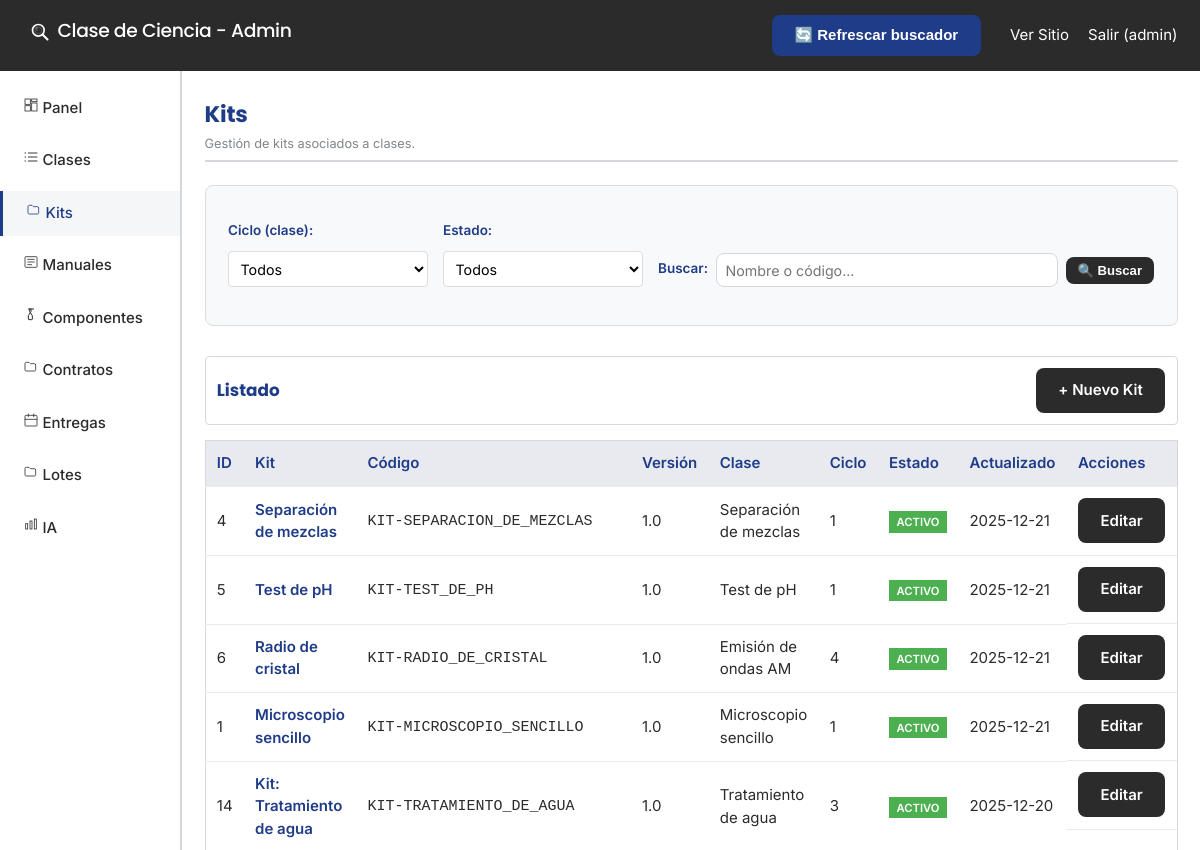
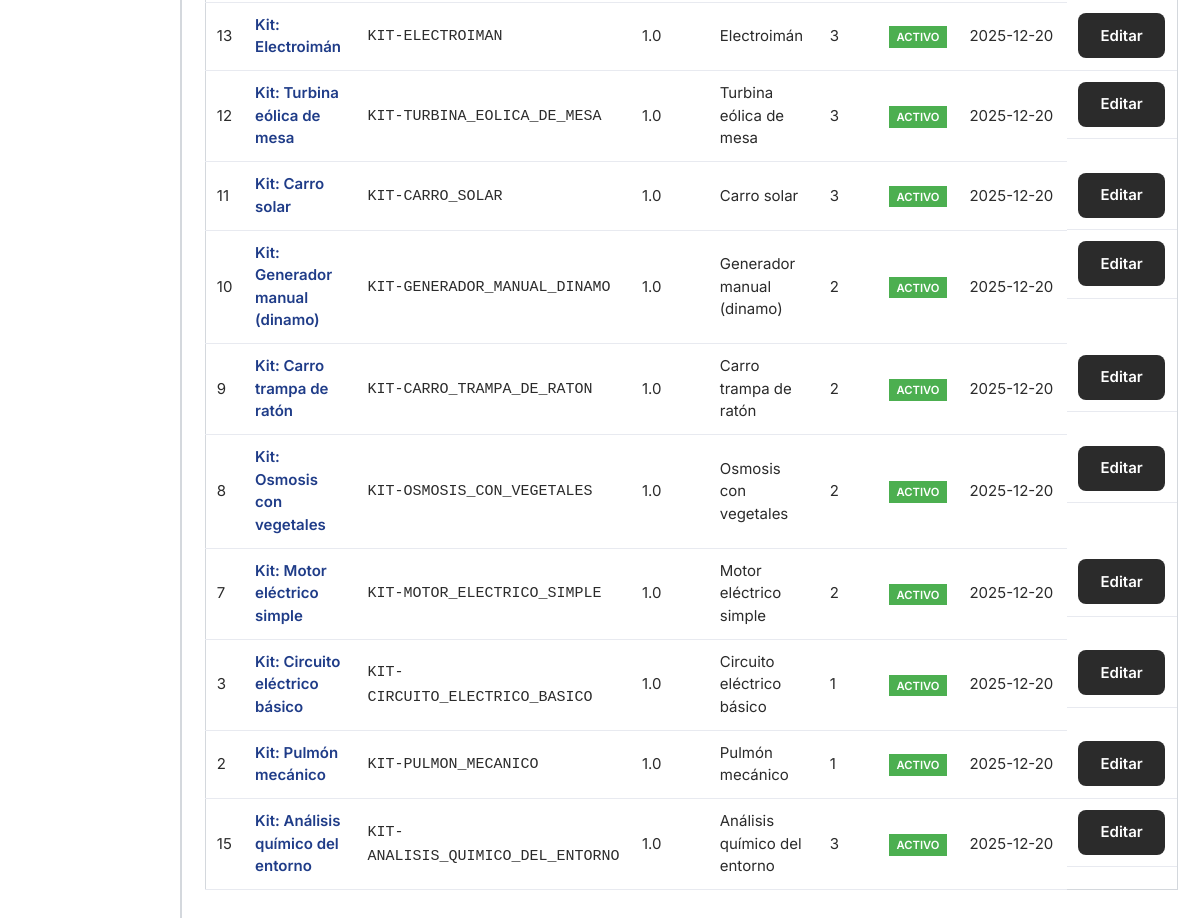
The app's page /admin/kits/index.php (signed in), older data (2 pictures, top to bottom).
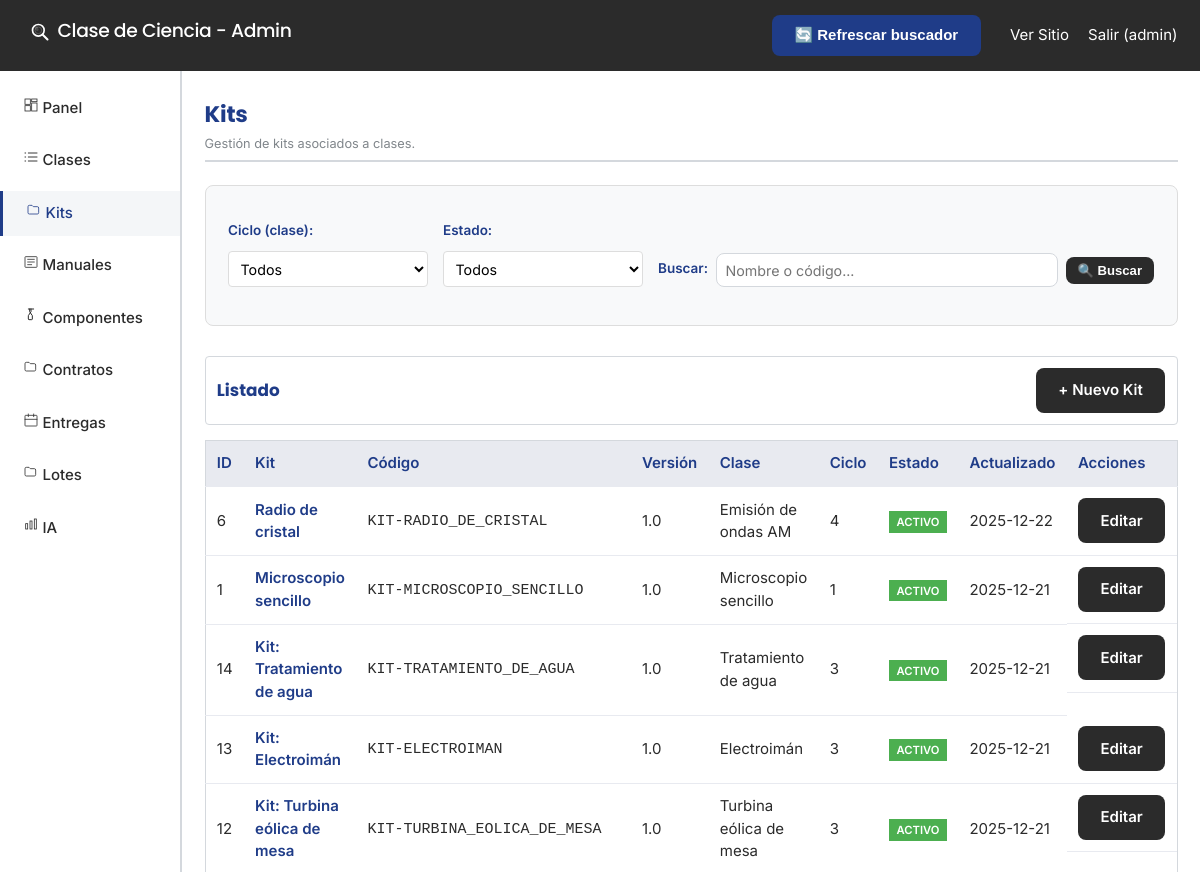
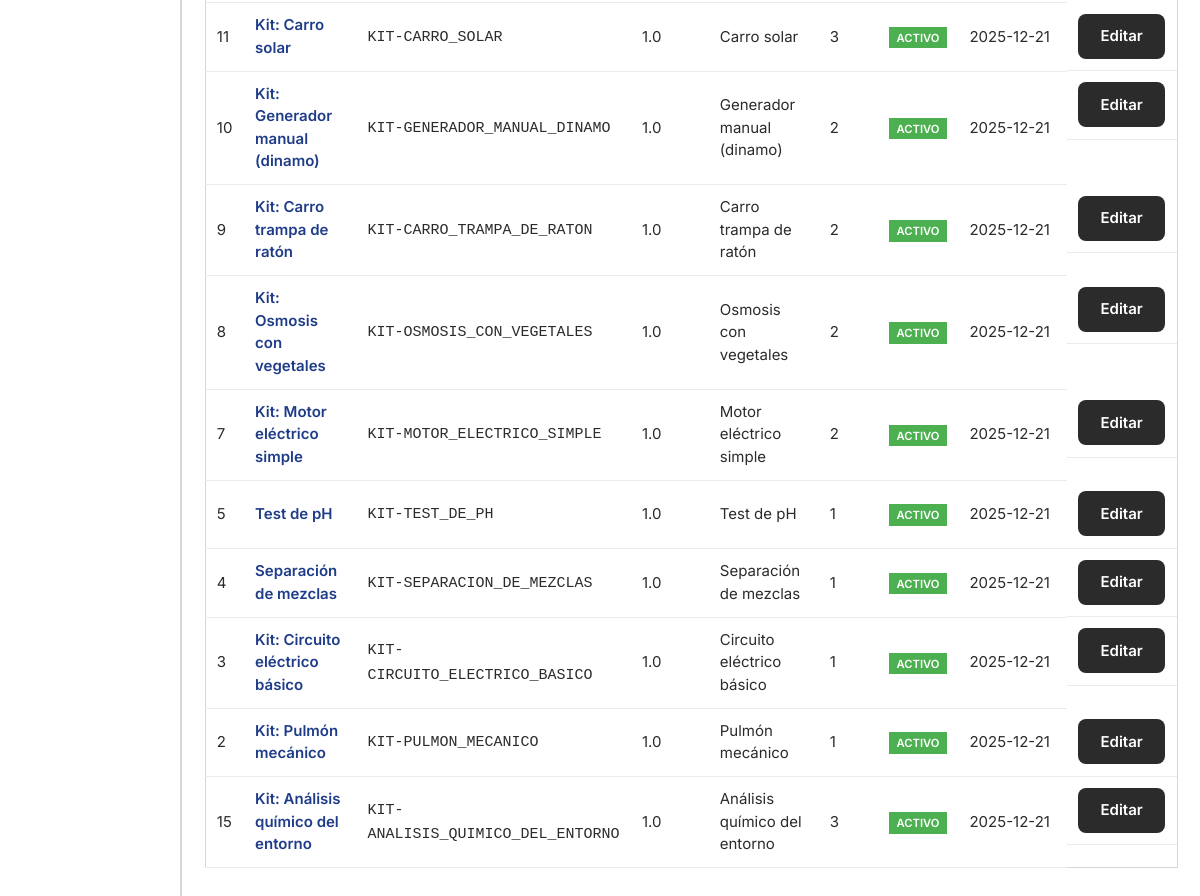
The same page, newer data (2 pictures, top to bottom).
### tables this page shows
CREATE TABLE `kits` (
  `id` int(11) NOT NULL,
  `clase_id` int(11) NOT NULL,
  `nombre` varchar(120) NOT NULL,
  `slug` varchar(120) DEFAULT NULL,
  `codigo` varchar(64) DEFAULT NULL,
  `version` varchar(32) DEFAULT NULL,
  `resumen` text DEFAULT NULL,
  `contenido_html` mediumtext DEFAULT NULL,
  `imagen_portada` varchar(255) DEFAULT NULL,
  `video_portada` varchar(255) DEFAULT NULL,
  `seguridad` longtext DEFAULT NULL CHECK (json_valid(`seguridad`)),
  `seo_title` varchar(160) DEFAULT NULL,
  `seo_description` varchar(255) DEFAULT NULL,
  `activo` tinyint(1) NOT NULL DEFAULT 1,
  `created_at` datetime NOT NULL DEFAULT current_timestamp(),
  `updated_at` datetime NOT NULL DEFAULT current_timestamp() ON UPDATE current_timestamp()
);

CREATE TABLE `clases` (
  `id` int(11) NOT NULL,
  `nombre` varchar(180) NOT NULL,
  `slug` varchar(180) NOT NULL,
  `ciclo` tinyint(1) NOT NULL,
  `grados` longtext DEFAULT NULL CHECK (json_valid(`grados`)),
  `dificultad` varchar(32) DEFAULT NULL,
  `duracion_minutos` int(11) DEFAULT NULL,
  `resumen` text DEFAULT NULL,
  `objetivo_aprendizaje` text DEFAULT NULL,
  `imagen_portada` varchar(255) DEFAULT NULL,
  `video_portada` varchar(255) DEFAULT NULL,
  `seguridad` longtext DEFAULT NULL CHECK (json_valid(`seguridad`)),
  `seo_title` varchar(160) DEFAULT NULL,
  `seo_description` varchar(255) DEFAULT NULL,
  `activo` tinyint(1) NOT NULL DEFAULT 1,
  `destacado` tinyint(1) NOT NULL DEFAULT 0,
  `orden_popularidad` int(11) NOT NULL DEFAULT 0,
  `status` enum('draft','published') NOT NULL DEFAULT 'draft',
  `published_at` datetime DEFAULT NULL,
  `autor` varchar(120) DEFAULT NULL,
  `contenido_html` mediumtext DEFAULT NULL,
  `created_at` datetime NOT NULL DEFAULT current_timestamp(),
  `updated_at` datetime NOT NULL DEFAULT current_timestamp() ON UPDATE current_timestamp()
);

### admin/kits/index.php (the view, shortened to what this page needs)
<?php
require_once '../auth.php';
$search = isset($_GET['search']) ? trim($_GET['search']) : '';
$params = [];
$where = ['1=1'];
try {
    $sql = "SELECT k.id, k.nombre, k.codigo, k.version, k.activo, k.updated_at, c.id as clase_id, c.nombre as clase_nombre, c.ciclo
            FROM kits k
            LEFT JOIN clases c ON c.id = k.clase_id
            WHERE " . implode(' AND ', $where) . "
            ORDER BY k.updated_at DESC";
    $stmt = $pdo->prepare($sql);
    $stmt->execute($params);
    $kits = $stmt->fetchAll(PDO::FETCH_ASSOC);
} catch (PDOException $e) {
    $kits = [];
}
include '../header.php';
?>
<div class="page-header">
  <h2>Kits</h2>
  <span class="help-text">Gestión de kits asociados a clases.</span>
</div>
<div class="filters-bar">
  <form method="GET" class="filters-form">
    <div class="filter-group">
      <label for="ciclo">Ciclo (clase):</label>
      <select name="ciclo" id="ciclo" onchange="this.form.submit()">
        <option value="">Todos</option>
      </select>
    </div>
    <div class="filter-group">
      <label for="activo">Estado:</label>
      <select name="activo" id="activo" onchange="this.form.submit()">
        <option value="">Todos</option>
      </select>
    </div>
    <div class="filter-group search-group">
      <label for="search">Buscar:</label>
      <input type="text" id="search" name="search" value="<?= htmlspecialchars($search, ENT_QUOTES, 'UTF-8') ?>" placeholder="Nombre o código..." />
      <button type="submit" class="btn btn-sm">🔍 Buscar</button>
    </div>
  </form>
</div>
<div class="card" style="margin-bottom:1rem;display:flex;justify-content:space-between;align-items:center;">
  <h3 style="margin:0;">Listado</h3>
  <a href="/admin/kits/edit.php" class="btn">+ Nuevo Kit</a>
</div>
<?php if (empty($kits)): ?>
  <div class="message info">No hay kits.</div>
  <p><a href="/admin/kits/edit.php" class="btn">Crear Kit</a></p>
<?php else: ?>
  <table class="data-table">
    <thead>
      <tr>
        <th>ID</th>
        <th>Kit</th>
        <th>Código</th>
        <th>Versión</th>
        <th>Clase</th>
        <th>Ciclo</th>
        <th>Estado</th>
        <th>Actualizado</th>
        <th>Acciones</th>
      </tr>
    </thead>
    <tbody>
      <?php foreach ($kits as $k): ?>
      <tr>
        <td><?= (int)$k['id'] ?></td>
        <td><strong><?= htmlspecialchars($k['nombre'], ENT_QUOTES, 'UTF-8') ?></strong></td>
        <td><code><?= htmlspecialchars($k['codigo'], ENT_QUOTES, 'UTF-8') ?></code></td>
        <td><?= htmlspecialchars($k['version'], ENT_QUOTES, 'UTF-8') ?></td>
        <td><?= htmlspecialchars(($k['clase_nombre'] ?? '-'), ENT_QUOTES, 'UTF-8') ?></td>
        <td><?= htmlspecialchars(($k['ciclo'] ?? '-'), ENT_QUOTES, 'UTF-8') ?></td>
        <td>
          <span style="padding:0.25rem 0.5rem;background:<?= ((int)$k['activo']) ? '#4caf50' : '#ff9800' ?>;color:#fff;font-size:0.75rem;font-weight:600;">
            <?= ((int)$k['activo']) ? 'ACTIVO' : 'INACTIVO' ?>
          </span>
        </td>
        <td><?= htmlspecialchars(date('Y-m-d', strtotime($k['updated_at'])), ENT_QUOTES, 'UTF-8') ?></td>
        <td class="actions">
          <a href="/admin/kits/edit.php?id=<?= (int)$k['id'] ?>" class="btn action-btn">Editar</a>
        </td>
      </tr>
      <?php endforeach; ?>
    </tbody>
  </table>
<?php endif; ?>
<?php include '../footer.php'; ?>

### admin/header.php (shortened to what this page needs)
<!DOCTYPE html>
<html lang="en">
<head>
    <link rel="stylesheet" href="/assets/css/style.css">
</head>
<body>
    <header class="admin-header">
        <h1 class="site-title"><svg class="logo-icon" width="20" height="20" aria-hidden="true"><use xlink:href="#icon-lupa"/></svg> Clase de Ciencia - Admin
        </h1>
        <div>
            <button id="btnRefreshSearch" class="btn" style="margin-right:10px;">🔄 Refrescar buscador</button>
            <a href="/">Ver Sitio</a>
            <a href="/admin/logout.php">Salir (<?= isset($_SESSION['admin_username']) ? htmlspecialchars($_SESSION['admin_username'], ENT_QUOTES, 'UTF-8') : 'anon' ?>)</a>
        </div>
    </header>
    <div class="admin-container">
        <aside class="admin-sidebar">
            <nav>
                <ul>
                    <li><a href="/admin/dashboard.php" class="<?= basename($_SERVER['PHP_SELF']) === 'dashboard.php' ? 'active' : '' ?>"><svg class="admin-icon" width="16" height="16" aria-hidden="true"><use xlink:href="#icon-dashboard"/></svg> Panel</a></li>
                    <li><a href="/admin/clases/index.php" class="<?= strpos($_SERVER['PHP_SELF'], '/clases/') !== false ? 'active' : '' ?>"><svg class="admin-icon" width="16" height="16" aria-hidden="true"><use xlink:href="#icon-list"/></svg> Clases</a></li>
                    <li><a href="/admin/kits/index.php" class="<?= (strpos($_SERVER['PHP_SELF'], '/kits/') !== false && strpos($_SERVER['PHP_SELF'], '/kits/manuals/') === false) ? 'active' : '' ?>"><svg class="admin-icon" width="16" height="16" aria-hidden="true"><use xlink:href="#icon-folder"/></svg> Kits</a></li>
                    <li><a href="/admin/kits/manuals/index.php" class="<?= strpos($_SERVER['PHP_SELF'], '/kits/manuals/') !== false ? 'active' : '' ?>"><svg class="admin-icon" width="16" height="16" aria-hidden="true"><use xlink:href="#icon-article"/></svg> Manuales</a></li>
                    <li><a href="/admin/componentes/index.php" class="<?= strpos($_SERVER['PHP_SELF'], '/componentes/') !== false ? 'active' : '' ?>"><svg class="admin-icon" width="16" height="16" aria-hidden="true"><use xlink:href="#icon-flask"/></svg> Componentes</a></li>
                    <li><a href="/admin/contratos/index.php" class="<?= strpos($_SERVER['PHP_SELF'], '/contratos/') !== false ? 'active' : '' ?>"><svg class="admin-icon" width="16" height="16" aria-hidden="true"><use xlink:href="#icon-folder"/></svg> Contratos</a></li>
                    <li><a href="/admin/entregas/index.php" class="<?= strpos($_SERVER['PHP_SELF'], '/entregas/') !== false ? 'active' : '' ?>"><svg class="admin-icon" width="16" height="16" aria-hidden="true"><use xlink:href="#icon-calendar"/></svg> Entregas</a></li>
                    <li><a href="/admin/lotes/index.php" class="<?= strpos($_SERVER['PHP_SELF'], '/lotes/') !== false ? 'active' : '' ?>"><svg class="admin-icon" width="16" height="16" aria-hidden="true"><use xlink:href="#icon-folder"/></svg> Lotes</a></li>
                    <li><a href="/admin/ia/index.php" class="<?= strpos($_SERVER['PHP_SELF'], '/ia/') !== false ? 'active' : '' ?>"><svg class="admin-icon" width="16" height="16" aria-hidden="true"><use xlink:href="#icon-chart"/></svg> IA</a></li>
                </ul>
            </nav>
        </aside>
        <main class="admin-main">

### admin/footer.php
        </main>
    </div>
</body>
</html>

### admin/kits/index.php (style rules this page uses)
.filters-bar { background: #f8f9fa; border: 1px solid #ddd; border-radius: 8px; padding: 1.5rem; margin-bottom: 2rem; }
.filters-form { display: flex; flex-wrap: wrap; gap: 1rem; align-items: flex-end; }
.filter-group { display: flex; flex-direction: column; gap: 0.5rem; }
.filter-group label { font-weight: bold; font-size: 0.9rem; }
.filter-group select, .filter-group input { padding: 0.5rem; border: 1px solid #ddd; border-radius: 4px; min-width: 200px; }
.search-group { flex-direction: row; align-items: center; flex: 1; }
.search-group input { flex: 1; }
.btn-sm { padding: 0.4rem 0.8rem; font-size: 0.875rem; }

Row changes from the older to the newer data that the page shows:
changed kits "Radio de cristal": updated_at "2025-12-21" → "2025-12-22"
changed kits "Kit: Tratamiento de agua": updated_at "2025-12-20" → "2025-12-21"
changed kits "Kit: Electroimán": updated_at "2025-12-20" → "2025-12-21"
changed kits "Kit: Turbina eólica de mesa": updated_at "2025-12-20" → "2025-12-21"
changed kits "Kit: Carro solar": updated_at "2025-12-20" → "2025-12-21"
changed kits "Kit: Generador manual (dinamo)": updated_at "2025-12-20" → "2025-12-21"
changed kits "Kit: Carro trampa de ratón": updated_at "2025-12-20" → "2025-12-21"
changed kits "Kit: Osmosis con vegetales": updated_at "2025-12-20" → "2025-12-21"
changed kits "Kit: Motor eléctrico simple": updated_at "2025-12-20" → "2025-12-21"
changed kits "Test de pH": moves down the list
changed kits "Separación de mezclas": moves down the list
changed kits "Kit: Circuito eléctrico básico": updated_at "2025-12-20" → "2025-12-21"
changed kits "Kit: Pulmón mecánico": updated_at "2025-12-20" → "2025-12-21"
changed kits "Kit: Análisis químico del entorno": updated_at "2025-12-20" → "2025-12-21"
